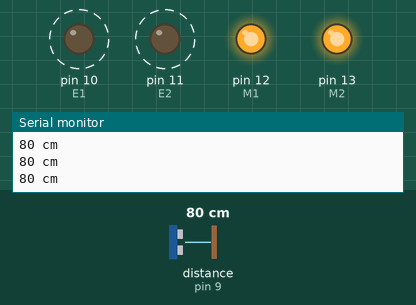
Simulated run of this sketch. Board: Arduino Uno, built with avr-gcc and run on an emulated ATmega328P. Parts: output pins drawn as LEDs (lit = HIGH), the last lines printed to the serial monitor. Wiring (inferred from the names in the program): ultrasonic range finder: trigger pin 8; echo pin 9. Dashed ring = blinking. The inputs (shaded band) are chosen by the test bench; at power-on: distance to the obstacle (sensor on pin 9) 80 cm. The echo pulse lasts 58.3 µs per cm; pins used as bus, display or sensor lines are not drawn.

Above: at 1.5 s.
1.6 s: distance to the obstacle (sensor on pin 9) set to 84 cm
At 2.01 s:
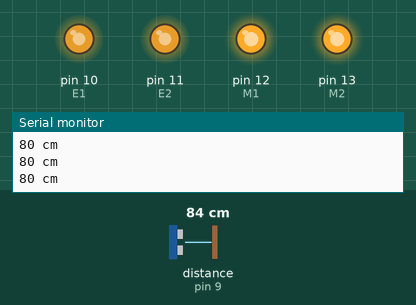
At 3.3 s:
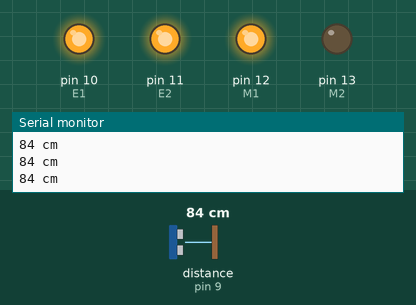
3.6 s: distance to the obstacle (sensor on pin 9) set to 2 cm
At 4.0 s:
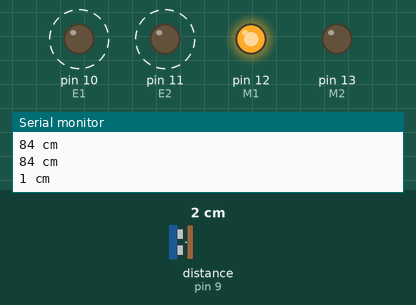
Timing chart, 0 to 13.1 s (numbered marks = the images above; inputs shaded):
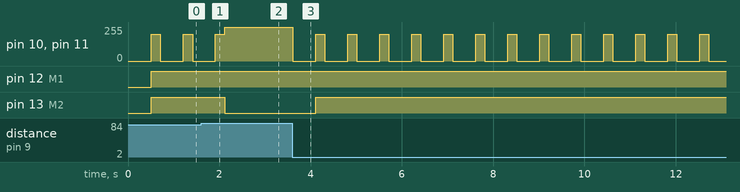

The sketch:

echo_sounder_crawler.ino
```cpp
int E1 = 10;
int M1 = 12;
int E2 = 11;
int M2 = 13;

int echoPin = 9;
int trigPin = 8;

int MIN_DISTANCE = 80; // в сантиметрах

int getDistance()
{
  int duration, cm;
  digitalWrite(trigPin, LOW);
  delayMicroseconds(2);
  digitalWrite(trigPin, HIGH);
  delayMicroseconds(10);
  digitalWrite(trigPin, LOW);
  duration = pulseIn(echoPin, HIGH);
  return duration / 58;
}

void go()
{
  digitalWrite(M1, HIGH);
  digitalWrite(M2, LOW);
  analogWrite(E1, 255);
  analogWrite(E2, 255);
}

void back()
{
  digitalWrite(M1, LOW);
  digitalWrite(M2, HIGH);
  analogWrite(E1, 200);
  analogWrite(E2, 200);
}

void rotate(int direction)
{
  if (direction == 1) {
    digitalWrite(M1, LOW);
    digitalWrite(M2, LOW);
  } else {
    digitalWrite(M1, HIGH);
    digitalWrite(M2, HIGH);
  }
  analogWrite(E1, 200);
  analogWrite(E2, 200);
}

void wait()
{
  analogWrite(E1, 0);
  analogWrite(E2, 0);
}

void setup()
{
  Serial.begin (9600);
  pinMode(M1, OUTPUT);
  pinMode(M2, OUTPUT);
  pinMode(trigPin, OUTPUT);
  pinMode(echoPin, INPUT);
}

void loop()
{
  int direction = 0;

  while (true) {
    int distance = getDistance();
    Serial.print(distance);
    Serial.println(" cm");

    if (distance > MIN_DISTANCE) {
      go();
      break;

    } else {
      wait();
      delay(500);
      rotate(direction);
      delay(200);
    }
  }
}
```

Measured:
- the behaviour switches between 80 and 81 cm on distance to the obstacle (sensor on pin 9) (found by bisection; images 0 and 1)
- after the input at 1.6 s, pin 13 (M2): HIGH → LOW after 0.52 s
- after the input at 3.6 s, pin 10 (E1), pin 11 (E2): alternates 200/255 for 0.20 s and 0/255 for 0.50 s, starting at once; pin 13 (M2): LOW → HIGH after 0.51 s
